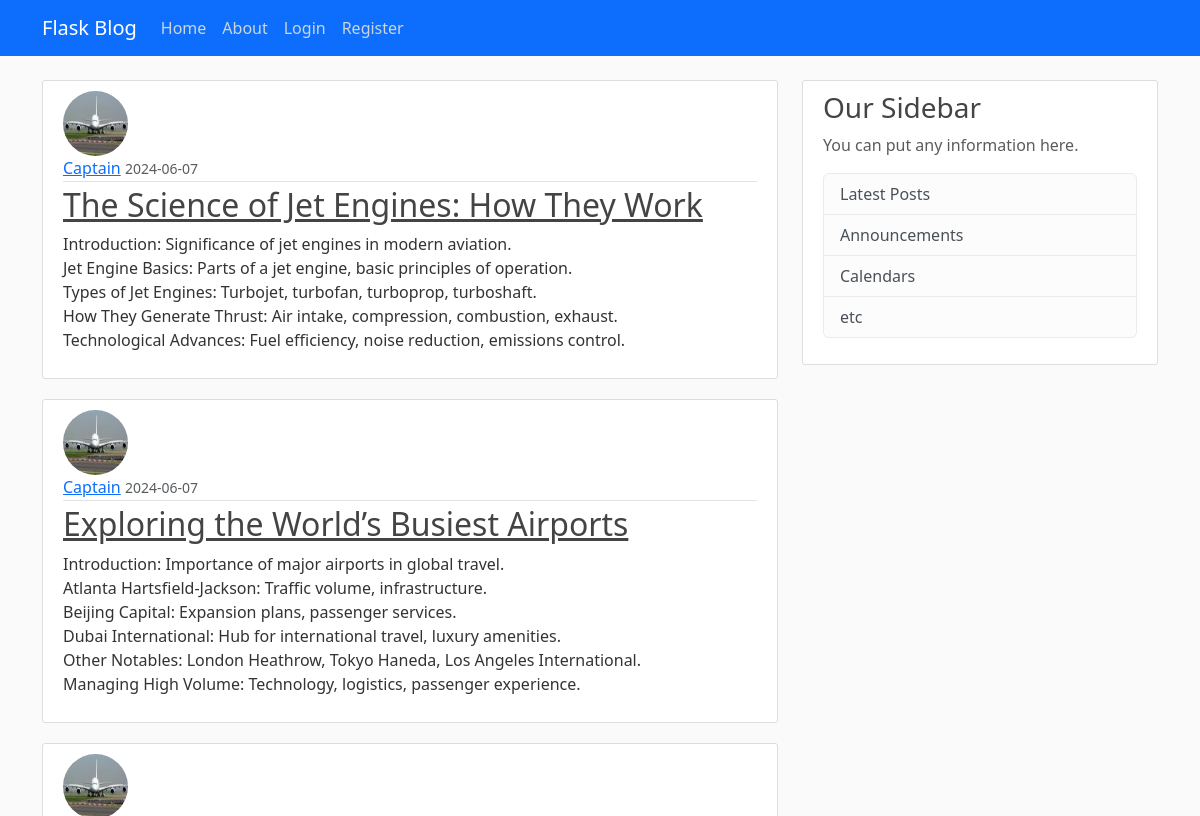
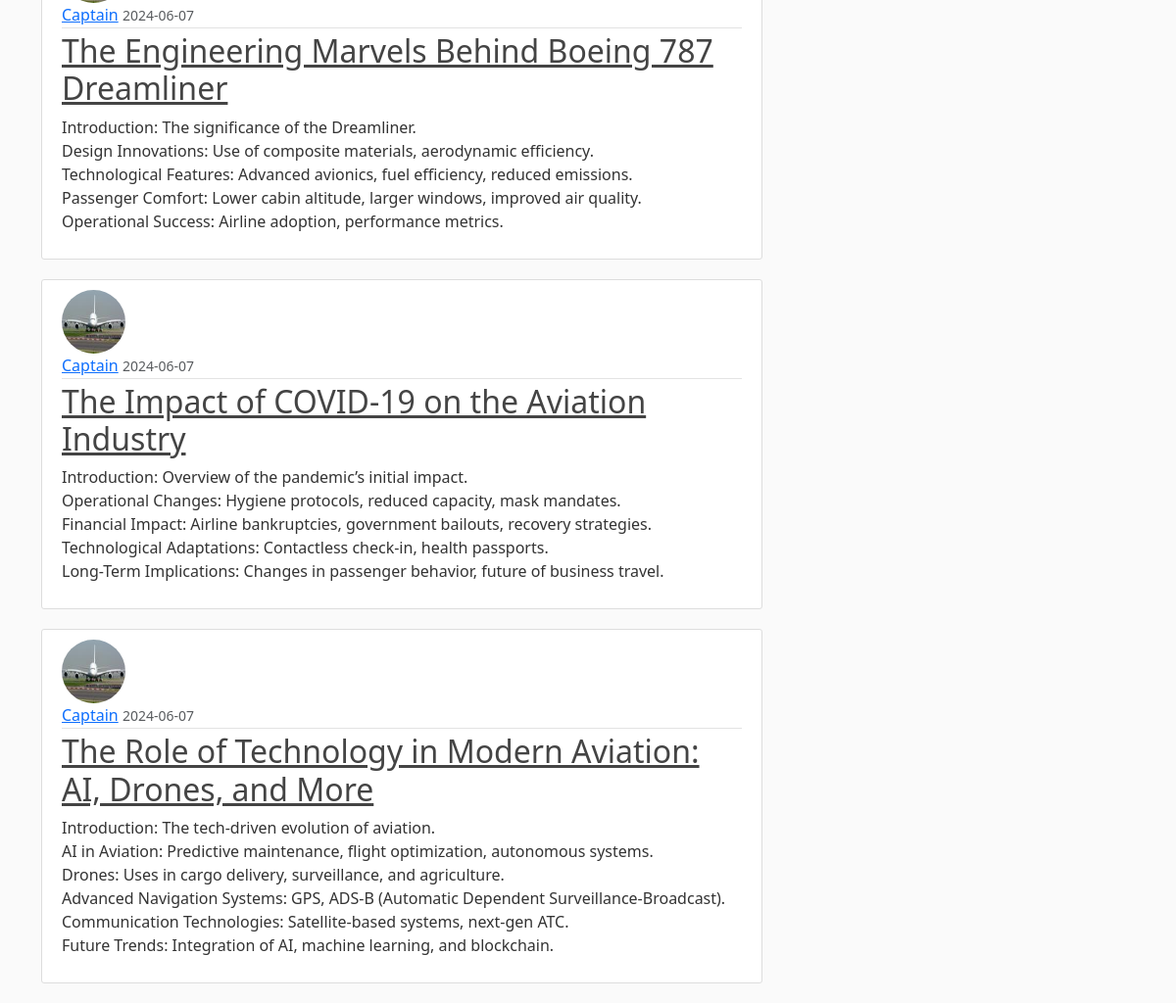
The app's page /?username=Captain&page=3 with its own data (2 pictures, top to bottom).
### app/models.py (models this page shows, shortened)
class Post(db.Model):
    id = db.Column(db.Integer, primary_key=True)
    title = db.Column(db.String(100), nullable=False)
    content = db.Column(db.Text(), nullable=False)
    date_posted = db.Column(db.DateTime(), nullable=False, default=datetime.utcnow)
    user_id = db.Column(db.Integer, db.ForeignKey('user.id'), nullable=False)

class User(db.Model, UserMixin):
    id = db.Column(db.Integer, primary_key=True)
    username = db.Column(db.String(12), unique=True, nullable=False)
    email = db.Column(db.String(120), unique=True, nullable=False)
    image_file = db.Column(db.String(20), nullable=False, default = 'default.jpg')
    password = db.Column(db.String(60), nullable=False)
    posts = db.relationship("Post", backref='author', lazy=True)

### app/routes.py (the view)
@app.route("/")
def home():
    page = request.args.get('page',1,type=int)
    posts = Post.query.order_by(Post.date_posted.desc()).paginate(per_page=5,page=page)
    return render_template("home.html",posts=posts)

### app/templates/home.html
{% extends 'base.html' %} {% block content %} {% for post in posts %}
<article class="media content-section">
  <img
    class="rounded-circle article-img"
    src="{{ url_for('static',filename='profile_pics/' + post.author.image_file) }}"
    alt=""
  />
  <div class="media-body">
    <div class="article-metadata">
      <a class="mr-2" href="#">{{ post.author.username }}</a>
      <small class="text-muted"
        >{{ post.date_posted.strftime('%Y-%m-%d') }}</small
      >
    </div>
    <h2>
      <a class="article-title" href="{{ url_for('post',post_id=post.id) }}"
        >{{ post.title }}</a
      >
    </h2>
    <p class="article-content">{{ post.content }}</p>
  </div>
</article>
{% endfor %} {% endblock %}

### app/static/main.css (style rules this page uses)
body { background: #fafafa; color: #333333; margin-top: 5rem; }
h1, h2, h3, h4, h5, h6 { color: #444444; }
.content-section { background: #ffffff; padding: 10px 20px; border: 1px solid #dddddd; border-radius: 3px; margin-bottom: 20px; }
.article-title { color: #444444; }
.article-content { white-space: pre-line; }
.article-img { height: 65px; width: 65px; margin-right: 16px; }
.article-metadata { padding-bottom: 1px; margin-bottom: 4px; border-bottom: 1px solid #e3e3e3 }

### records on screen
Post: image_file (picture), author.username "Captain", date_posted "2024-06-07", title "The Science of Jet Engines: How They Work", content "Introduction: Significance of jet engines in modern aviation. Jet Engine Basics: Parts of a jet engine, basic principles of operation. Types of Jet Engines: Turbojet, turbofan, turboprop, turboshaft. How They Generate Thrust: Air intake, compression, combustion, exhaust. Technological Advances: Fuel efficiency, noise reduction, emissions control."
Post: image_file (picture), author.username "Captain", date_posted "2024-06-07", title "Exploring the World’s Busiest Airports", content "Introduction: Importance of major airports in global travel. Atlanta Hartsfield-Jackson: Traffic volume, infrastructure. Beijing Capital: Expansion plans, passenger services. Dubai International: Hub for international travel, luxury amenities. Other Notables: London Heathrow, Tokyo Haneda, Los Angeles International. Managing High Volume: Technology, logistics, passenger experience."
Post: image_file (picture), author.username "Captain", date_posted "2024-06-07", title "The Engineering Marvels Behind Boeing 787 Dreamliner", content "Introduction: The significance of the Dreamliner. Design Innovations: Use of composite materials, aerodynamic efficiency. Technological Features: Advanced avionics, fuel efficiency, reduced emissions. Passenger Comfort: Lower cabin altitude, larger windows, improved air quality. Operational Success: Airline adoption, performance metrics."
Post: image_file (picture), author.username "Captain", date_posted "2024-06-07", title "The Impact of COVID-19 on the Aviation Industry", content "Introduction: Overview of the pandemic’s initial impact. Operational Changes: Hygiene protocols, reduced capacity, mask mandates. Financial Impact: Airline bankruptcies, government bailouts, recovery strategies. Technological Adaptations: Contactless check-in, health passports. Long-Term Implications: Changes in passenger behavior, future of business travel."
Post: image_file (picture), author.username "Captain", date_posted "2024-06-07", title "The Role of Technology in Modern Aviation: AI, Drones, and More", content "Introduction: The tech-driven evolution of aviation. AI in Aviation: Predictive maintenance, flight optimization, autonomous systems. Drones: Uses in cargo delivery, surveillance, and agriculture. Advanced Navigation Systems: GPS, ADS-B (Automatic Dependent Surveillance-Broadcast). Communication Technologies: Satellite-based systems, next-gen ATC. Future Trends: Integration of AI, machine learning, and blockchain."
